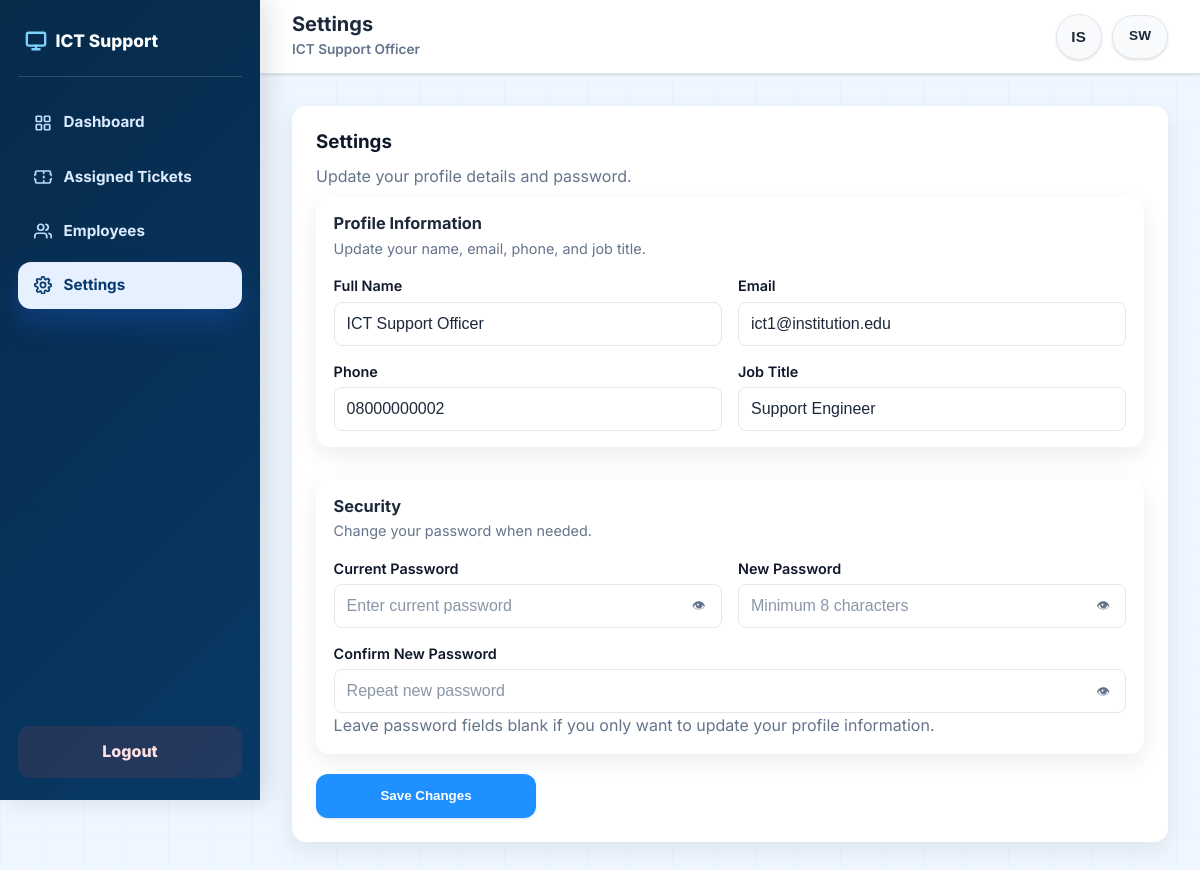
Page /staff/settings.php (signed in) on the committed database.
### tables this page shows
CREATE TABLE IF NOT EXISTS users (
    id INT AUTO_INCREMENT PRIMARY KEY,
    full_name VARCHAR(150) NOT NULL,
    employee_number VARCHAR(50) UNIQUE,
    phone VARCHAR(30),
    email VARCHAR(150) NOT NULL UNIQUE,
    job_title VARCHAR(120),
    department_id INT NULL,
    role ENUM('admin', 'ict', 'employee') NOT NULL,
    password VARCHAR(255) NOT NULL,
    created_at TIMESTAMP DEFAULT CURRENT_TIMESTAMP,
    FOREIGN KEY (department_id) REFERENCES departments(id) ON DELETE SET NULL
);

### config/app.php (called while the page is built, shortened)
<?php
function app_base_path(): string
{
    static $basePath = null;
    if ($basePath !== null) {
        return $basePath;
    }
    $docRoot = realpath((string) ($_SERVER['DOCUMENT_ROOT'] ?? ''));
    $projectRoot = realpath(__DIR__ . '/..');
    if ($docRoot && $projectRoot) {
        $docRoot = rtrim(str_replace('\\', '/', $docRoot), '/');
        $projectRoot = rtrim(str_replace('\\', '/', $projectRoot), '/');
        if ($docRoot !== '' && str_starts_with($projectRoot, $docRoot)) {
            $basePath = substr($projectRoot, strlen($docRoot));
            $basePath = '/' . trim((string) $basePath, '/');
            $basePath = $basePath === '/' ? '' : $basePath;
            return $basePath;
        }
    }
    $scriptDir = rtrim(str_replace('\\', '/', dirname((string) ($_SERVER['SCRIPT_NAME'] ?? ''))), '/');
    $basePath = preg_replace('#/(admin|staff|employee|api)$#', '', $scriptDir) ?: '';
    return $basePath === '/' ? '' : $basePath;
}

### includes/helpers.php (called while the page is built, shortened)
<?php
function e(string $value): string
{
    return htmlspecialchars($value, ENT_QUOTES, 'UTF-8');
}

### includes/auth.php (called while the page is built, shortened)
<?php
function currentUser(): ?array
{
    return $_SESSION['user'] ?? null;
}

### staff/settings.php (the view, shortened to what this page needs)
<?php
require_once __DIR__ . '/../includes/auth.php';
require_once __DIR__ . '/../includes/helpers.php';
$conn = db();
$user = currentUser();
$userId = (int) $user['id'];
$profile = [
    'full_name' => $user['full_name'] ?? '',
    'email' => $user['email'] ?? '',
    'phone' => '',
    'job_title' => '',
];
$stmt = $conn->prepare('SELECT full_name, email, phone, job_title, password FROM users WHERE id = ? LIMIT 1');
$stmt->bind_param('i', $userId);
$stmt->execute();
$currentRow = $stmt->get_result()->fetch_assoc();
if ($currentRow) {
    $profile = array_merge($profile, $currentRow);
}
$pageTitle = 'Settings | ' . APP_NAME;
require_once __DIR__ . '/../includes/header.php';
require_once __DIR__ . '/_nav.php';
?>
<section class="panel-card settings-page">
    <h3 data-i18n="admin_settings_title">Settings</h3>
    <p class="small-text" data-i18n="admin_settings_intro">Update your profile details and password.</p>
    <form method="POST" class="settings-form" autocomplete="off">
        <section class="panel-card settings-category">
            <div class="settings-category-head">
                <h4>Profile Information</h4>
                <p>Update your name, email, phone, and job title.</p>
            </div>
            <div class="settings-category-grid">
                <label><span data-i18n="common_full_name">Full Name</span>
                    <input type="text" name="full_name" required value="<?= e((string) $profile['full_name']) ?>" placeholder="Full name">
                </label>
                <label><span data-i18n="common_email">Email</span>
                    <input type="email" name="email" required value="<?= e((string) $profile['email']) ?>" placeholder="name@institution.edu">
                </label>
                <label><span data-i18n="common_phone">Phone</span>
                    <input type="text" name="phone" required value="<?= e((string) $profile['phone']) ?>" placeholder="07XXXXXXXX">
                </label>
                <label><span data-i18n="common_job_title">Job Title</span>
                    <input type="text" name="job_title" required value="<?= e((string) $profile['job_title']) ?>" placeholder="Your job title">
                </label>
            </div>
        </section>
        <section class="panel-card settings-category settings-password-card">
            <div class="settings-category-head">
                <h4>Security</h4>
                <p>Change your password when needed.</p>
            </div>
            <div class="settings-category-grid">
                <label><span data-i18n="admin_current_password_label">Current Password</span>
                    <span class="password-field">
                        <input type="password" name="current_password" placeholder="Enter current password" data-password-field>
                        <button type="button" class="password-toggle" aria-label="Show password" data-password-toggle>
                            <span aria-hidden="true">👁</span>
                        </button>
                    </span>
                </label>
                <label><span data-i18n="admin_new_password_label">New Password</span>
                    <span class="password-field">
                        <input type="password" name="new_password" minlength="8" placeholder="Minimum 8 characters" data-password-field>
                        <button type="button" class="password-toggle" aria-label="Show password" data-password-toggle>
                            <span aria-hidden="true">👁</span>
                        </button>
                    </span>
                </label>
                <label><span data-i18n="admin_confirm_password_label">Confirm New Password</span>
                    <span class="password-field">
                        <input type="password" name="confirm_password" minlength="8" placeholder="Repeat new password" data-password-field>
                        <button type="button" class="password-toggle" aria-label="Show password" data-password-toggle>
                            <span aria-hidden="true">👁</span>
                        </button>
                    </span>
                </label>
            </div>
            <p class="small-text">Leave password fields blank if you only want to update your profile information.</p>
        </section>
        <div class="auth-actions settings-actions">
            <button type="submit" class="btn btn-primary" data-i18n="admin_settings_save">Save Changes</button>
        </div>
    </form>
</section>
</section>
</div>
<?php require_once __DIR__ . '/../includes/footer.php'; ?>

### staff/_nav.php (shortened to what this page needs)
<?php
$currentStaffPage = basename($_SERVER['PHP_SELF']);
$appRoot = app_base_path();
$staffTitle = trim(explode('|', $pageTitle ?? 'ICT Dashboard')[0]);
$staffUser = currentUser();
$avatarInitials = '';
if (!empty($staffUser['full_name'])) {
    $parts = preg_split('/\s+/', trim($staffUser['full_name']));
    $first = strtoupper($parts[0][0] ?? '');
    $second = isset($parts[1]) ? strtoupper($parts[1][0]) : strtoupper($parts[0][1] ?? '');
    $avatarInitials = trim(substr($first . $second, 0, 2));
} else {
    $avatarInitials = strtoupper(substr($staffUser['email'] ?? 'I', 0, 2));
}
$staffModules = [
    ['href' => $appRoot . '/staff/dashboard.php', 'label' => 'Dashboard', 'i18n' => 'subnav_dashboard', 'icon' => '<rect x="3" y="3" width="7" height="7" rx="1"></rect><rect x="14" y="3" width="7" height="7" rx="1"></rect><rect x="14" y="14" width="7" height="7" rx="1"></rect><rect x="3" y="14" width="7" height="7" rx="1"></rect>'],
    ['href' => $appRoot . '/staff/my_tickets.php', 'label' => 'Assigned Tickets', 'i18n' => 'staff_assigned_tickets', 'icon' => '<path d="M2 9a3 3 0 0 0 0 6v3a2 2 0 0 0 2 2h16a2 2 0 0 0 2-2v-3a3 3 0 0 0 0-6V6a2 2 0 0 0-2-2H4a2 2 0 0 0-2 2z"></path><path d="M13 5v2"></path><path d="M13 17v2"></path><path d="M13 11v2"></path>'],
    ['href' => $appRoot . '/staff/employees.php', 'label' => 'Employees', 'i18n' => 'subnav_users', 'icon' => '<path d="M17 21v-2a4 4 0 0 0-4-4H5a4 4 0 0 0-4 4v2"></path><circle cx="9" cy="7" r="4"></circle><path d="M23 21v-2a4 4 0 0 0-3-3.87"></path><path d="M16 3.13a4 4 0 0 1 0 7.75"></path>'],
    ['href' => $appRoot . '/staff/settings.php', 'label' => 'Settings', 'i18n' => 'subnav_settings', 'icon' => '<path d="M12 15.5A3.5 3.5 0 1 0 12 8.5a3.5 3.5 0 0 0 0 7z"></path><path d="M19.4 15a1.7 1.7 0 0 0 .34 1.87l.06.06a2 2 0 1 1-2.83 2.83l-.06-.06a1.7 1.7 0 0 0-1.87-.34 1.7 1.7 0 0 0-1 1.55V22a2 2 0 1 1-4 0v-.09a1.7 1.7 0 0 0-1-1.55 1.7 1.7 0 0 0-1.87.34l-.06.06a2 2 0 1 1-2.83-2.83l.06-.06A1.7 1.7 0 0 0 4.6 15a1.7 1.7 0 0 0-1.55-1H3a2 2 0 1 1 0-4h.05a1.7 1.7 0 0 0 1.55-1 1.7 1.7 0 0 0-.34-1.87l-.06-.06a2 2 0 1 1 2.83-2.83l.06.06a1.7 1.7 0 0 0 1.87.34H9a1.7 1.7 0 0 0 1-1.55V3a2 2 0 1 1 4 0v.05a1.7 1.7 0 0 0 1 1.55 1.7 1.7 0 0 0 1.87-.34l.06-.06a2 2 0 1 1 2.83 2.83l-.06.06a1.7 1.7 0 0 0-.34 1.87V9c0 .68.4 1.29 1.03 1.55H21a2 2 0 1 1 0 4h-.05A1.7 1.7 0 0 0 19.4 15z"></path>'],
];
?>
<div class="admin-shell">
    <aside class="admin-sidebar" aria-label="Staff navigation">
        <div class="admin-sidebar-head">
            <a href="<?= $appRoot . '/staff/dashboard.php' ?>" class="admin-sidebar-brand">
                <span>ICT Support</span>
            </a>
        </div>
        <div class="admin-menu-panel" data-admin-menu-panel>
            <nav class="admin-module-nav">
                <?php foreach ($staffModules as $module): ?>
                    <a href="<?= e($module['href']) ?>" class="<?= $currentStaffPage === basename($module['href']) ? 'active' : '' ?>">
                        <svg class="admin-module-icon" xmlns="http://www.w3.org/2000/svg" width="18" height="18" viewBox="0 0 24 24" fill="none" stroke="currentColor" stroke-width="2.3" stroke-linecap="round" stroke-linejoin="round" aria-hidden="true"><?= $module['icon'] ?></svg>
                        <span data-i18n="<?= e($module['i18n']) ?>"><?= e($module['label']) ?></span>
                    </a>
                <?php endforeach; ?>
            </nav>
            <a href="<?= $appRoot . '/logout.php' ?>" class="admin-logout" data-i18n="nav_logout">Logout</a>
        </div>
    </aside>
    <section class="admin-content">
        <div class="admin-topbar">
            <div>
                <h1><?= e($staffTitle) ?></h1>
                <p><?= e($staffUser['full_name'] ?? 'ICT Staff') ?></p>
            </div>
            <div class="admin-topbar-actions">
                <button type="button" class="admin-profile-icon" aria-label="Profile" title="<?= e($staffUser['full_name'] ?? 'ICT Staff') ?>">
                    <?= e($avatarInitials) ?>
                </button>
                <button type="button" class="btn btn-secondary btn-link" aria-label="Switch language" data-language-toggle>SW</button>
            </div>
        </div>

### assets/css/users/user_2.css (style rules this page uses)
:root { --accent: #1e90ff; }
.admin-sidebar { background: linear-gradient(135deg, #062a4a 0%, #083965 100%); }
.admin-module-nav a.active { background: #e6f0ff; color: #063970; }
.btn-primary { border-radius: 12px; }

### rows in the picture
users: full_name "ICT Support Officer", full_name "IS", email "ict1@institution.edu", phone "08000000002", job_title "Support Engineer"

### other values in the picture
$module['label'] "Dashboard"
$module['label'] "Assigned Tickets"
$module['label'] "Employees"
$module['label'] "Settings"
$staffTitle "Settings"
